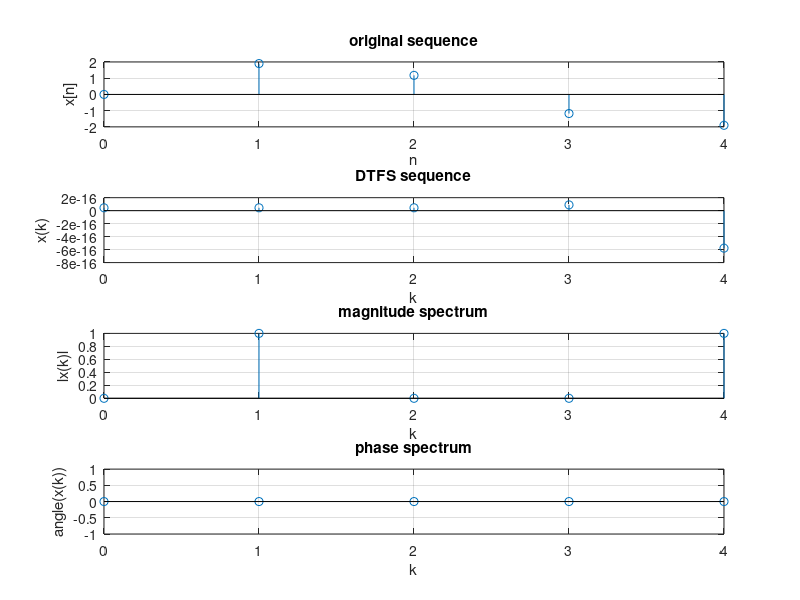

Recreate this plot in MATLAB.
%matlab code to find the dtfs output of input signal
clc;
clear all;
close all;
N=input('Enter the period of the input signal');

% angular frequency  of the signal
w=(2*pi)/N;
disp('angular frequency w=');
disp(w);

%intialize and enter the input values into array
i=1;
for n=0:N-1
    x(i)=2*sin(w*n); 
    i=i+1;
end
disp('the input sequence');
disp(x);

%to find dtfs of the given input sequence
xk=0;
for k=0:N-1
    xk(k+1)=0;
    for n=0:N-1
        xk(k+1)=xk(k+1)+x(n+1)*exp(-j*k*w*(n));
    end
end
disp('the output sequence is');
y=xk/N;
disp(y);


n=0:1:N-1;
%plot of original sequence
subplot(4,1,1);
n1=0:1:length(x)-1;
stem(n1,x);
xlabel('n');
ylabel('x[n]');
title('original sequence');
grid on;


%plot of dtfs sequence
subplot(4,1,2);
k1=0:1:length(xk)-1;
stem(k1,y);
xlabel('k');
ylabel('x(k)');
title('DTFS sequence');
grid on;


%plot of magnitude spectrum
subplot(4,1,3);
stem(k1,abs(y));
xlabel('k');
ylabel('lx(k)l');
title('magnitude spectrum');
grid on;

%plot of phase spectrum
subplot(4,1,4);
z=angle(xk);
disp('the angle is');
disp(z);
a=1;
for k1=0:N-1
if imag(z)<=0.0001
    z(a)=0;
    a=a+1;
end
end
disp(z);
k2=0:1:N-1;
stem(k2,z);
xlabel('k');
ylabel('angle(x(k))');
title('phase spectrum');
grid on;

